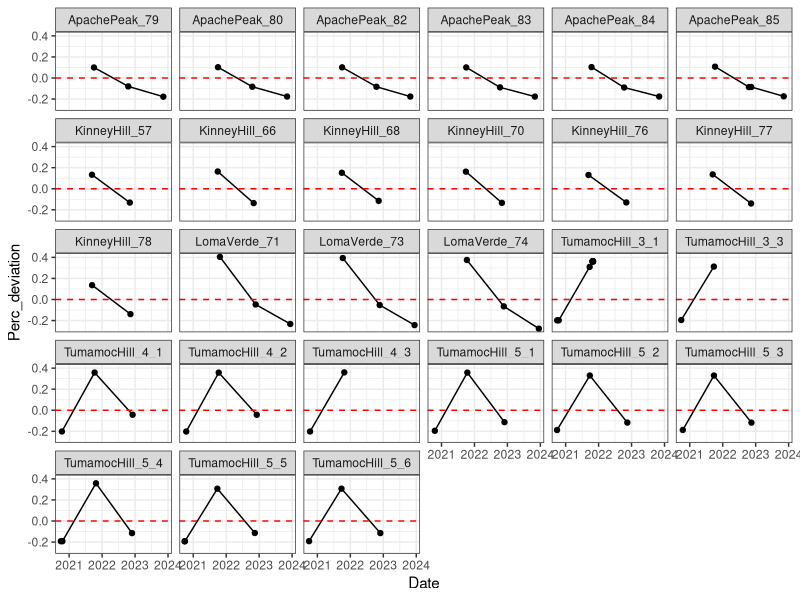
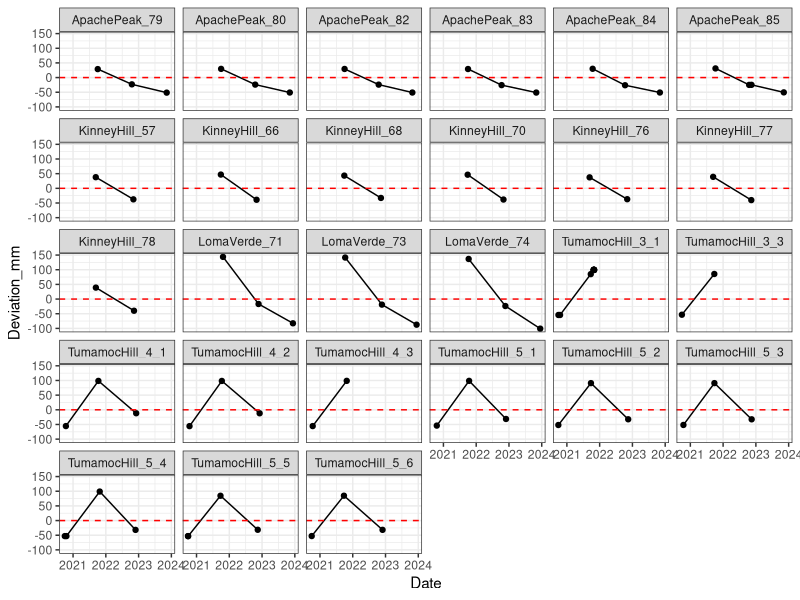

The R source for these figures, in order:
# Created: 2024-07-29
# Last updated: 2024-07-29

# Purpose: Explore precip trends. Compare actual precip values (from PRISM daily values, see 02.1.R)
#   with 30-year normals. Actual precip (Prev_year_precip) is recorded as the total precip from 
#  the year preceding the monitoring event. Normals (MAP, MAT) also represent annual values,
#   so the time interval is the same, and they are therefore comparable.


library(tidyverse)
library(readxl)
library(scales)

# Load data ---------------------------------------------------------------

prism.dat.raw <- read_csv("data/cleaned/02_monitoring-info-with-PRISM-data_clean.csv")


# Add Site_Transect col ---------------------------------------------------

prism.dat <- prism.dat.raw %>% 
  mutate(Site_Transect = paste0(Site, "_", Transect))
prism.dat <- prism.dat[, c(1:9, 13, 10:12)]


# Add Perc_deviation col --------------------------------------------------

# Percent deviation of actual values from normals
prism.dat <- prism.dat %>% 
  mutate(Perc_deviation = (Prev_year_precip - MAP) / MAP,
         Deviation_mm = Prev_year_precip - MAP)


# Graph -------------------------------------------------------------------

# Percent deviation
prism.dat %>% 
  ggplot(aes(x = Date, y = Perc_deviation)) +
  geom_point() +
  geom_line() +
  facet_wrap(~Site_Transect) +
  theme_bw() +
  geom_hline(yintercept = 0, linetype = "dashed", color = "red")

# Deviation in mm ppt
prism.dat %>% 
  ggplot(aes(x = Date, y = Deviation_mm)) +
  geom_point() +
  geom_line() +
  facet_wrap(~Site_Transect) +
  theme_bw() +
  geom_hline(yintercept = 0, linetype = "dashed", color = "red")

